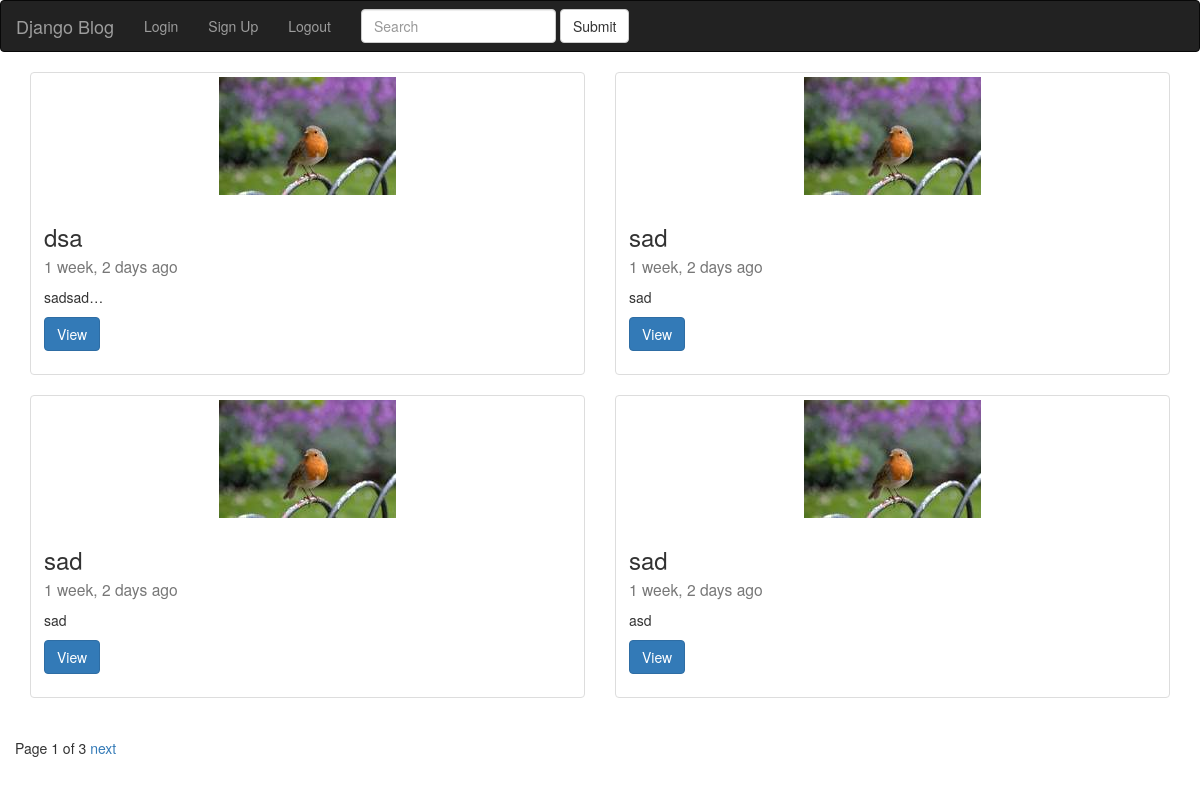
The app's page /posts/list/ with its own data.
### posts/models.py (models this page shows, shortened)
class Post(models.Model):
	author = models.ForeignKey(User, default=1)
	title = models.CharField(max_length=255)
	slug = models.SlugField(unique=True, null=True)
	image = models.ImageField(upload_to="blog_images", null=True, blank=True)
	content = models.TextField()
	draft = models.BooleanField(default=False)
	publish = models.DateField()
	updated = models.DateTimeField(auto_now=True, auto_now_add=False)
	timestamp = models.DateTimeField(auto_now=False, auto_now_add=True)
	def get_absolute_url(self):
		return reverse("posts:detail", kwargs={"slug": self.slug})
	class Meta:
		ordering = ['-timestamp', '-updated']

### posts/views.py (the view, shortened to what this page needs)
def post_list(request):
	today = timezone.now().date()
	if request.user.is_superuser or request.user.is_staff:
		obj_list = Post.objects.all()
	else:
		obj_list = Post.objects.filter(draft=False).filter(publish__lte=today)
	query = request.GET.get("q")
	paginator = Paginator(obj_list, 4) # Show 25 contacts per page
	page = request.GET.get('page')
	try:
		obj = paginator.page(page)
	except PageNotAnInteger:
		obj = paginator.page(1)
	except EmptyPage:
		obj = paginator.page(paginator.num_pages)
	context = {
	"obj_list": obj,
	"today": today,
	}
	return render(request,	'post_list.html', context)

### posts/templates/post_list.html (shortened to what this page needs)
{% extends "base.html" %}
{% block content %}
<div class="row">
{% for object in obj_list %}
	<div class="col-sm-6">
		<div class="thumbnail">
			{% if object.image %}
	  <img src="{{object.image.url}}" class="img-responsive">
	  		{% endif %}
			<div class="caption">
				<h3>{{object.title}}<br><small>{{object.publish|timesince}} ago</small></h3>
				<p>{{object.content|linebreaks|truncatechars:10}}</p>
				<p>
				  <a href="{{object.get_absolute_url}}" class="btn btn-primary">View</a>
				</p>
			</div>
		</div>
	</div>
	{% endfor %}
	<div class="pagination">
	<span class="step-links">
		<span class="current">
			Page {{ obj_list.number }} of {{ obj_list.paginator.num_pages }}
		</span>
		{% if obj_list.has_next %}
			<a href="?page={{ obj_list.next_page_number }}&q={{request.GET.q}} ">next</a>
		{% endif %}
	</span>
	</div>
</div>
	</body>
{% endblock content %}

### posts/templates/base.html (shortened to what this page needs)
<!DOCTYPE html>
{% load static %}
<html>
<head>
	<link rel="stylesheet" href="{% static 'css/bootstrap.min.css' %}">
	<link rel="stylesheet" href="{% static 'css/base.css' %}">
</head>
<body>
{% include 'navbar.html' %}
<div class="container content">
	{% block content%}
	{% endblock content %}
</body>
</html>

### posts/templates/navbar.html (shortened to what this page needs)
<nav class="navbar navbar-inverse">
  <div class="container-fluid">
    <div class="navbar-header">
      <a class="navbar-brand" href="{% url 'posts:list' %}">Django Blog</a>
    </div>
    <div class="collapse navbar-collapse" id="bs-example-navbar-collapse-1">
      <ul class="nav navbar-nav">
        <li><a href="{% url 'posts:login' %}">Login</a></li>
        <li><a href="{% url 'posts:signup' %}">Sign Up</a></li>
        <li><a href="{% url 'posts:logout' %}">Logout</a></li>
      </ul>
      <form class="navbar-form navbar-left" ction="{% url 'posts:list' %}" method="GET" value="{{request.GET.q}}">
        <div class="form-group">
          <input type="text" name="q" class="form-control" placeholder="Search">
        </div>
        <button type="submit" class="btn btn-default">Submit</button>
      </form>
    </div>
  </div>
</nav>

### records on screen
Post: image (picture), title "dsa", publish "1 week, 2 days", content "sadsad…"
Post: image (picture), title "sad", publish "1 week, 2 days", content "sad"
Post: image (picture), title "sad", publish "1 week, 2 days", content "sad"
Post: image (picture), title "sad", publish "1 week, 2 days", content "asd"

### other values on screen
{{ obj_list.number }} "1"
{{ obj_list.paginator.num_pages }} "3"
